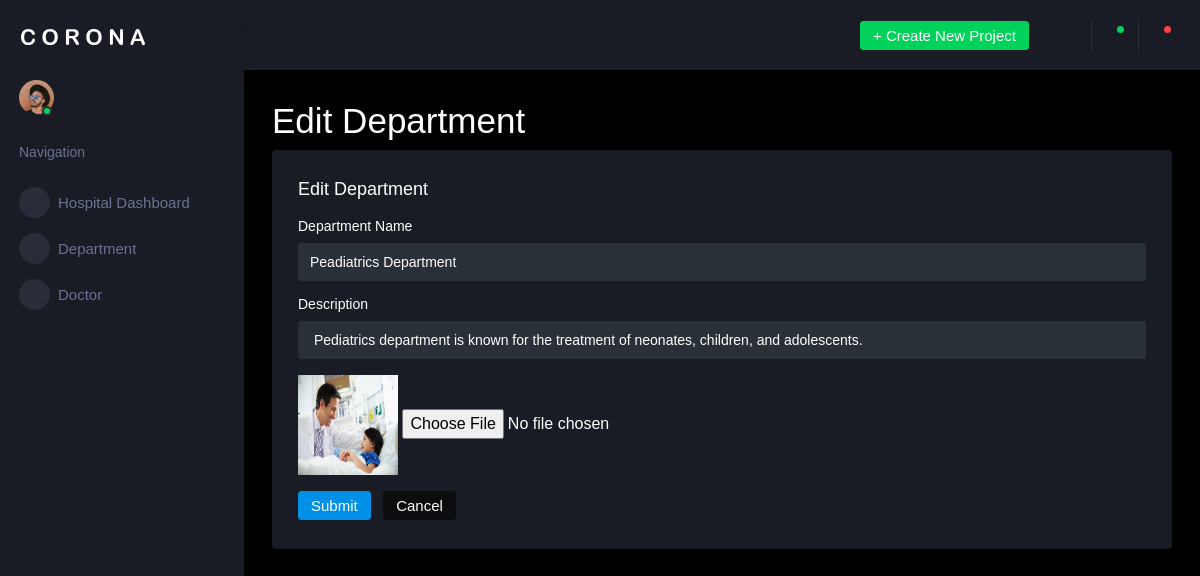
/backend/editdept/1/, run on the app's committed database.
### backend/models.py (models this page shows)
class Departmentdb(models.Model):
    Dept_Name = models.CharField(max_length=100,null=True,blank=True)
    Description = models.TextField(max_length=200,null=True,blank=True)
    Image = models.ImageField(upload_to="Department",null=True,blank=True)

### backend/views.py (the view)
# urls.py: path('editdept/<int:dataid>/',views.editdept,name="editdept"),
def editdept(request,dataid):
    data = Departmentdb.objects.get(id=dataid)
    return render(request,"editdepartment.html",{'data':data})

### backend/templates/editdepartment.html (shortened to what this page needs)
<!DOCTYPE html>
{% extends 'index.html' %}
{% block content %}
<html lang="en">
<head>
</head>
<body>
<h1>Edit Department</h1>
<div class="card">
                  <div class="card-body">
                    <h4 class="card-title">Edit Department</h4>
                    <form method="post" action="{% url 'updatedept' dataid=data.id %}" enctype="multipart/form-data" class="forms-sample">
                      <div class="form-group">
                        <label for="exampleInputUsername1">Department Name</label>
                        <input type="text" class="form-control" id="exampleInputUsername1" placeholder="Dept Name" name="dname" value="{{data.Dept_Name}}">
                      </div>
                      <div class="form-group">
                        <label for="exampleInputEmail1">Description</label>
                        <input type="text" class="form-control" id="exampleInputEmail1" placeholder="description" name="descr" value="{{data.Description}}">
                      </div>
                      <div class="form-group">
                          <img src="{{data.Image.url}}" width="100px" height="100px">
                        <input type="file" name="image">
                      </div>
                      <button type="submit" class="btn btn-primary mr-2">Submit</button>
                      <button class="btn btn-dark">Cancel</button>
                    </form>
                  </div>
                </div>
</body>
</html>
{% endblock %}

### data on the page
Departmentdb: dname "Peadiatrics Department", descr "Pediatrics department is known for the treatment of neonates, children, and adolescents.", Image (picture)
